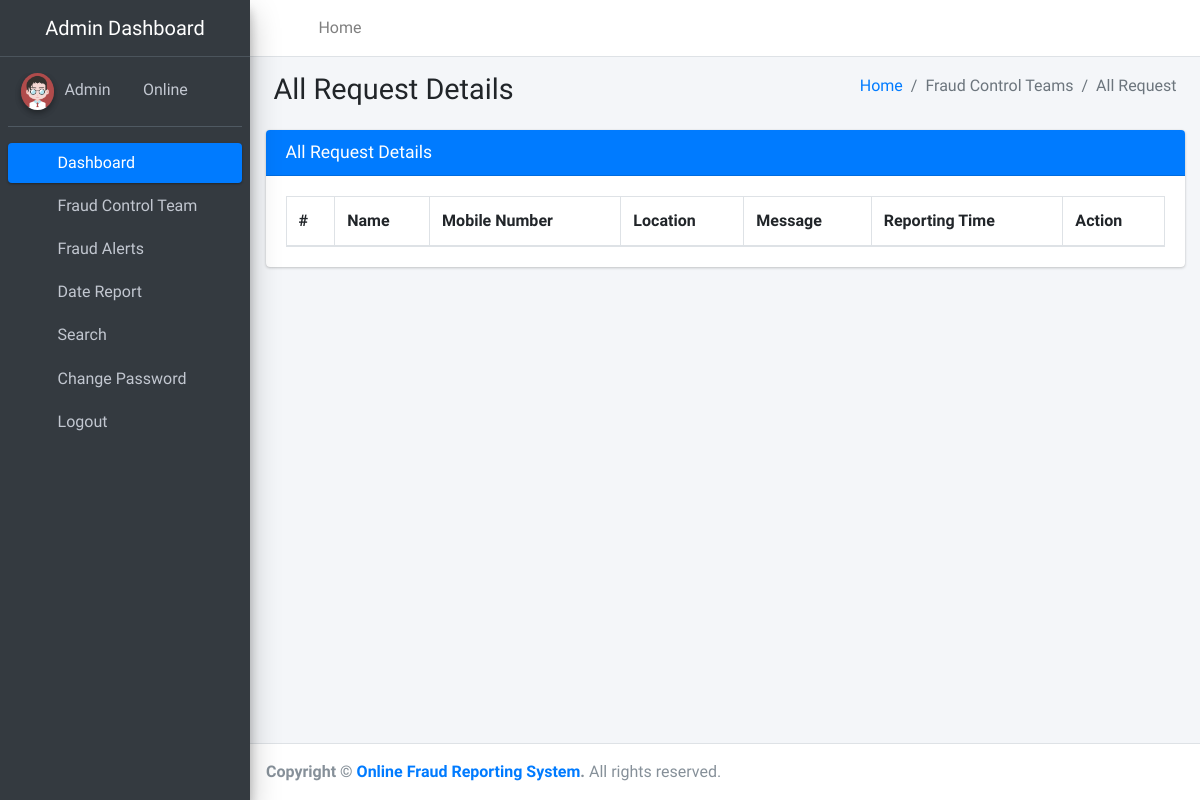
/allRequest/ (signed in), run on an earlier commit of the app's database.
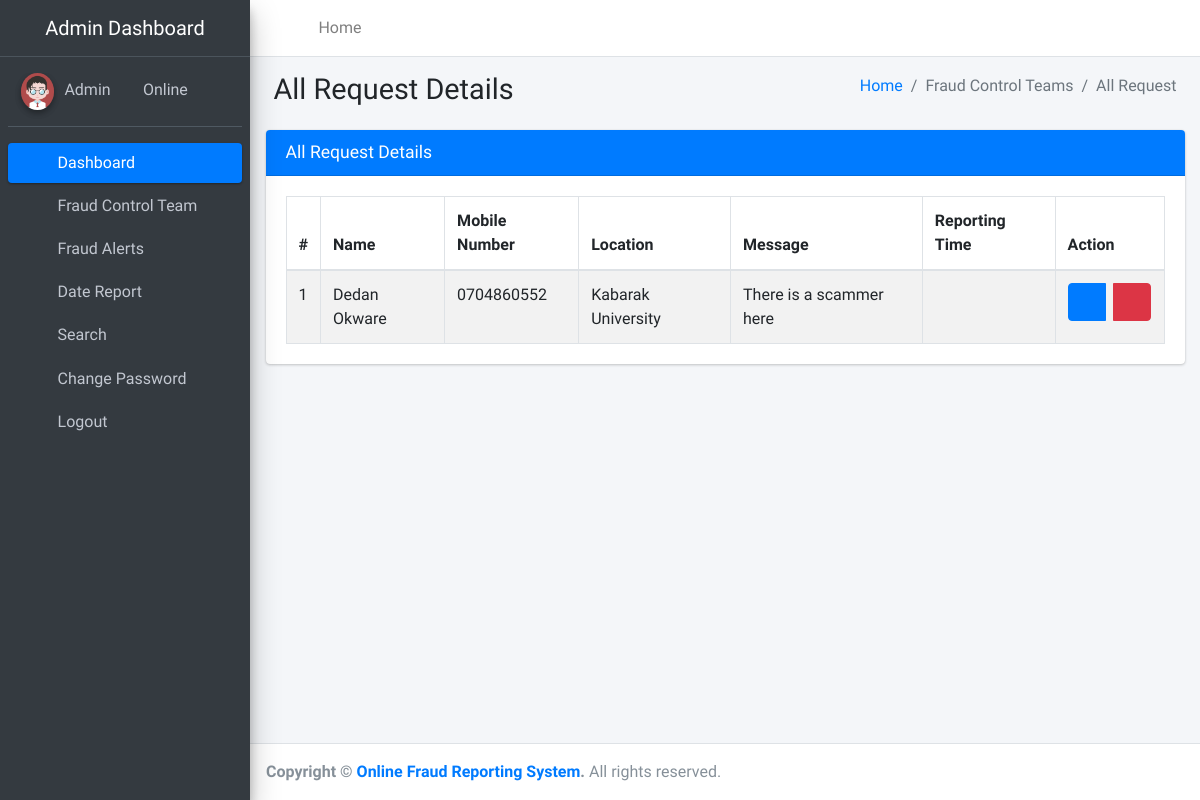
And on a later commit of the database.
### ReportSystem/models.py (models this page shows, shortened)
class Fraudreport(models.Model):
    fullName = models.CharField(max_length=100,null=True)
    mobileNumber = models.CharField(max_length=20,null=True)
    location = models.CharField(max_length=200,null=True)
    message = models.CharField(max_length=200,null=True)
    assignTo = models.ForeignKey(Team,on_delete=models.CASCADE,null=True)
    status = models.CharField(max_length=200,null=True)
    postingDate = models.DateTimeField(auto_now_add=True)
    assignedTime = models.CharField(max_length=200,null=True)
    updationDate = models.DateTimeField(auto_now_add=True)

### ReportSystem/views.py (the view)
# urls.py: path('allRequest/', views.allRequest,name='allRequest'),
def allRequest(request):
    if not request.user.is_authenticated:
        return redirect('admin_login')
    fraudreport = Fraudreport.objects.all()
    return render(request,'admin/allRequest.html',locals())

### ReportSystem/templates/admin/allRequest.html
{% extends 'adminNavbar.html' %}
{% block main %}
{% load static %}
<section class="content">
    <div class="content-header">
        <div class="container-fluid">
            <div class="row mb-2">
                <div class="col-sm-6">
                    <h1 class="m-0">All Request Details</h1>
                </div>
                <div class="col-sm-6">
                    <ol class="breadcrumb float-sm-right">
                        <li class="breadcrumb-item"><a href="{% url 'dashboard' %}">Home</a></li>
                        <li class="breadcrumb-item active">Fraud Control Teams</li>
                        <li class="breadcrumb-item active">All Request</li>
                    </ol>
                </div>
            </div>
        </div>
    </div>
    <div class="container-fluid">
        <div class="row">
            <div class="col-md-12">
                <div class="card card-primary">
                    <div class="card-header">
                        <h3 class="card-title">All Request Details</h3>
                    </div>
                    <div class="card-body">
                        <table id="example1" class="table table-bordered table-striped">
                            <thead>
                            <tr>
                                <th>#</th>
                                <th>Name</th>
                                <th>Mobile Number</th>
                                <th>Location</th>
                                <th>Message</th>
                                <th>Reporting Time</th>
                                <th>Action</th>
                            </tr>
                            </thead>
                            <tbody>
                            {% for i in fraudreport %}
                            <tr>
                                <td>{{forloop.counter}}</td>
                                <td>{{i.fullName}}</td>
                                <td>{{i.mobileNumber}}</td>
                                <td>{{i.location}}</td>
                                <td>{{i.message}}</td>
                                <td>{{i.postingdate}}</td>
                                <td>
                                    <div class="btn-group">
                                        <a class="btn btn-primary" href="#"><i class="fa fa-eye"></i></a> &nbsp;&nbsp;
                                        <a class="btn btn-danger" onclick="return confirm('Are you sure to Delete ?')" href="#"><i
                                            class="fa fa-trash-alt"></i></a>
                                    </div>
                                </td>
                            </tr>
                            {% endfor %}
                            </tbody>
                        </table>
                    </div>
                </div>
            </div>
        </div>
    </div>
</section>
{% endblock %}

What changed in the data, as far as the page shows it:
added Fraudreport: fullName "Dedan Okware", mobileNumber "0704860552", location "Kabarak University", message "There is a scammer here"
